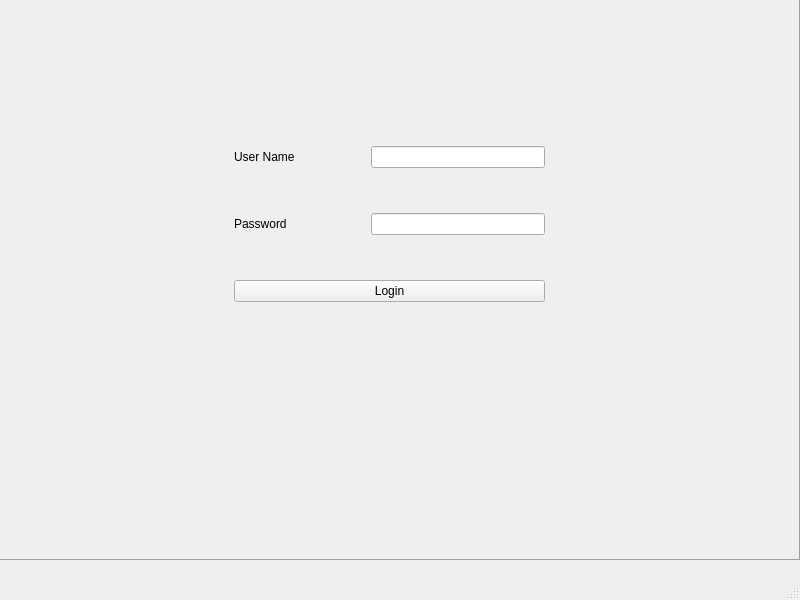
<?xml version="1.0" encoding="UTF-8"?>
<ui version="4.0">
 <class>MainWindow</class>
 <widget class="QMainWindow" name="MainWindow">
  <property name="geometry">
   <rect>
    <x>0</x>
    <y>0</y>
    <width>800</width>
    <height>600</height>
   </rect>
  </property>
  <property name="windowTitle">
   <string>MainWindow</string>
  </property>
  <widget class="QWidget" name="centralwidget">
   <widget class="QFrame" name="frame">
    <property name="geometry">
     <rect>
      <x>-1</x>
      <y>-1</y>
      <width>801</width>
      <height>561</height>
     </rect>
    </property>
    <property name="mouseTracking">
     <bool>true</bool>
    </property>
    <property name="autoFillBackground">
     <bool>true</bool>
    </property>
    <property name="frameShape">
     <enum>QFrame::Panel</enum>
    </property>
    <property name="frameShadow">
     <enum>QFrame::Raised</enum>
    </property>
    <widget class="QWidget" name="gridLayoutWidget">
     <property name="geometry">
      <rect>
       <x>210</x>
       <y>120</y>
       <width>361</width>
       <height>211</height>
      </rect>
     </property>
     <layout class="QGridLayout" name="gridLayout">
      <property name="leftMargin">
       <number>25</number>
      </property>
      <property name="rightMargin">
       <number>25</number>
      </property>
      <property name="horizontalSpacing">
       <number>76</number>
      </property>
      <property name="verticalSpacing">
       <number>18</number>
      </property>
      <item row="0" column="0">
       <widget class="QLabel" name="label">
        <property name="text">
         <string>User Name</string>
        </property>
       </widget>
      </item>
      <item row="1" column="0">
       <widget class="QLabel" name="label_2">
        <property name="text">
         <string>Password</string>
        </property>
       </widget>
      </item>
      <item row="0" column="1">
       <widget class="QLineEdit" name="lineEdit"/>
      </item>
      <item row="1" column="1">
       <widget class="QLineEdit" name="lineEdit_2"/>
      </item>
      <item row="2" column="0" colspan="2">
       <widget class="QPushButton" name="pushButton">
        <property name="text">
         <string>Login</string>
        </property>
       </widget>
      </item>
     </layout>
    </widget>
   </widget>
  </widget>
  <widget class="QMenuBar" name="menubar">
   <property name="geometry">
    <rect>
     <x>0</x>
     <y>0</y>
     <width>800</width>
     <height>21</height>
    </rect>
   </property>
  </widget>
  <widget class="QStatusBar" name="statusbar"/>
 </widget>
 <resources/>
 <connections/>
</ui>
